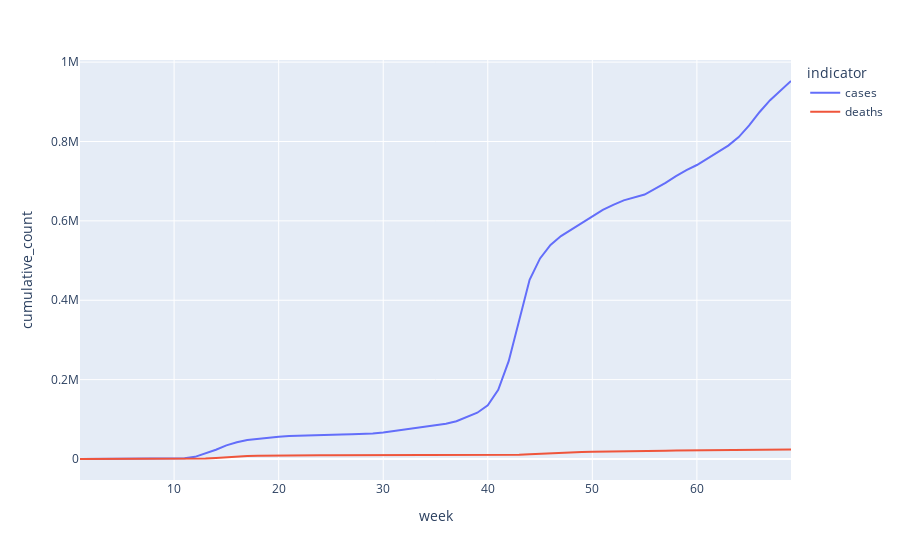

Notebook cell for this chart:
### Code cell
fig

### Figure 1 — Plotly figure (JSON) as saved in the notebook; plotly's stock layout.template omitted (floating-point values rounded to 4 significant figures)
{"data": [{"hovertemplate": "indicator=cases<br>week=%{x}<br>cumulative_count=%{y}<extra></extra>", "legendgroup": "cases", "line": {"color": "#636efa", "dash": "solid"}, "mode": "lines", "name": "cases", "orientation": "v", "showlegend": true, "type": "scatter", "x": [1, 2, 3, 4, 5, 6, 7, 8, 9, 10, 11, 12, 13, 14, 15, 16, 17, 18, 19, 20, 21, 22, 23, 24, 25, 26, 27, 28, 29, 30, 31, 32, 33, 34, 35, 36, 37, 38, 39, 40, 41, 42, 43, 44, 45, 46, 47, 48, 49, 50, 51, 52, 53, 55, 56, 57, 58, 59, 60, 61, 62, 63, 64, 65, 66, 67, 68, 69], "xaxis": "x", "y": [0, 0, 0, 0, 0, 0, 0, 343, 19, 407, 1755, 5428, 13558, 23252, 34427, 42390, 48093, 51188, 54239, 56310, 57820, 58964, 59811, 60482, 61150, 61757, 62394, 63098, 64483, 66972, 70731, 75071, 78822, 82275, 85396, 89051, 95209, 105317, 116591, 135475, 174306, 246507, 351840, 451390, 505385, 539348, 561654, 577909, 593185, 609983, 627668, 640254, 651649, 666398, 680472, 695799, 712679, 727933, 740752, 756301, 773085, 789654, 811055, 840458, 874324, 904105, 928163, 952439], "yaxis": "y"}, {"hovertemplate": "indicator=deaths<br>week=%{x}<br>cumulative_count=%{y}<extra></extra>", "legendgroup": "deaths", "line": {"color": "#EF553B", "dash": "solid"}, "mode": "lines", "name": "deaths", "orientation": "v", "showlegend": true, "type": "scatter", "x": [1, 2, 3, 4, 5, 6, 7, 8, 9, 10, 11, 12, 13, 14, 15, 16, 17, 18, 19, 20, 21, 22, 23, 24, 25, 26, 27, 28, 29, 30, 31, 32, 33, 34, 35, 36, 37, 38, 39, 40, 41, 42, 43, 44, 45, 46, 47, 48, 49, 50, 51, 52, 53, 55, 56, 57, 58, 59, 60, 61, 62, 63, 64, 65, 66, 67, 68, 69], "xaxis": "x", "y": [0, 0, 0, 0, 0, 0, 0, 0, 0, 0, 18, 221, 1006, 2591, 4571, 6239, 7431, 8132, 8669, 8984, 9218, 9380, 9493, 9552, 9595, 9635, 9660, 9673, 9693, 9708, 9730, 9763, 9840, 9883, 9911, 9930, 9949, 9977, 10017, 10102, 10246, 10486, 10998, 12063, 13498, 14834, 15965, 16846, 17551, 18219, 18876, 19414, 19871, 20260, 20605, 20981, 21278, 21579, 21860, 22072, 22247, 22420, 22593, 22775, 22964, 23221, 23511, 23781], "yaxis": "y"}], "layout": {"legend": {"title": {"text": "indicator"}, "tracegroupgap": 0}, "margin": {"t": 60}, "xaxis": {"anchor": "y", "domain": [0, 1], "title": {"text": "week"}}, "yaxis": {"anchor": "x", "domain": [0, 1], "title": {"text": "cumulative_count"}}}}
